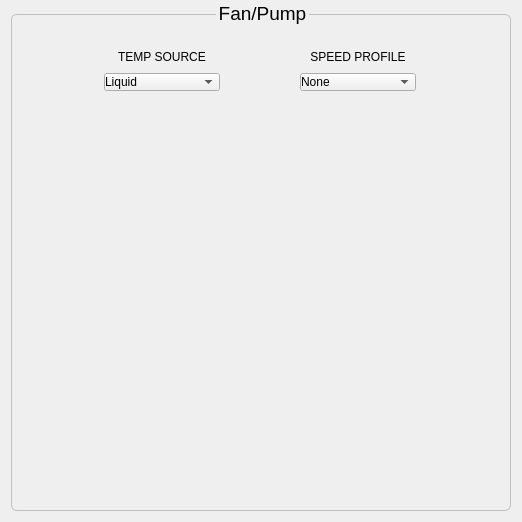
<?xml version="1.0" encoding="UTF-8"?>
<ui version="4.0">
 <class>SpeedControl</class>
 <widget class="QWidget" name="SpeedControl">
  <property name="geometry">
   <rect>
    <x>0</x>
    <y>0</y>
    <width>522</width>
    <height>522</height>
   </rect>
  </property>
  <property name="sizePolicy">
   <sizepolicy hsizetype="Expanding" vsizetype="Expanding">
    <horstretch>0</horstretch>
    <verstretch>0</verstretch>
   </sizepolicy>
  </property>
  <property name="styleSheet">
   <string notr="true">QGroupBox {
	font-size: 14pt;
    border: 1px solid silver;
    border-radius: 6px;
    margin-top: 14px;
}

</string>
  </property>
  <layout class="QVBoxLayout" name="form_layout">
   <property name="topMargin">
    <number>0</number>
   </property>
   <item>
    <widget class="QGroupBox" name="speed_control_box">
     <property name="title">
      <string>Fan/Pump</string>
     </property>
     <property name="alignment">
      <set>Qt::AlignCenter</set>
     </property>
     <property name="checked">
      <bool>false</bool>
     </property>
     <layout class="QVBoxLayout" name="box_layout">
      <item>
       <widget class="QWidget" name="content_widget" native="true">
        <layout class="QVBoxLayout" name="content_layout">
         <item>
          <layout class="QHBoxLayout" name="control_layout">
           <item>
            <layout class="QVBoxLayout" name="temp_layout">
             <item>
              <widget class="QLabel" name="temp_label">
               <property name="sizePolicy">
                <sizepolicy hsizetype="Preferred" vsizetype="Fixed">
                 <horstretch>0</horstretch>
                 <verstretch>0</verstretch>
                </sizepolicy>
               </property>
               <property name="styleSheet">
                <string notr="true">margin-top:14px;</string>
               </property>
               <property name="text">
                <string>TEMP SOURCE</string>
               </property>
               <property name="alignment">
                <set>Qt::AlignBottom|Qt::AlignHCenter</set>
               </property>
              </widget>
             </item>
             <item>
              <widget class="QComboBox" name="temp_combo_box">
               <property name="sizePolicy">
                <sizepolicy hsizetype="Fixed" vsizetype="Fixed">
                 <horstretch>0</horstretch>
                 <verstretch>0</verstretch>
                </sizepolicy>
               </property>
               <property name="styleSheet">
                <string notr="true">margin-bottom: 14px;</string>
               </property>
               <property name="minimumContentsLength">
                <number>12</number>
               </property>
               <item>
                <property name="text">
                 <string>Liquid</string>
                </property>
               </item>
               <item>
                <property name="text">
                 <string>CPU</string>
                </property>
               </item>
               <item>
                <property name="text">
                 <string>GPU</string>
                </property>
               </item>
              </widget>
             </item>
            </layout>
           </item>
           <item>
            <layout class="QVBoxLayout" name="profile_layout">
             <item>
              <widget class="QLabel" name="profile_label">
               <property name="sizePolicy">
                <sizepolicy hsizetype="Preferred" vsizetype="Fixed">
                 <horstretch>0</horstretch>
                 <verstretch>0</verstretch>
                </sizepolicy>
               </property>
               <property name="styleSheet">
                <string notr="true">margin-top: 14px;</string>
               </property>
               <property name="text">
                <string>SPEED PROFILE</string>
               </property>
               <property name="alignment">
                <set>Qt::AlignBottom|Qt::AlignHCenter</set>
               </property>
              </widget>
             </item>
             <item>
              <widget class="QComboBox" name="profile_combo_box">
               <property name="sizePolicy">
                <sizepolicy hsizetype="Fixed" vsizetype="Fixed">
                 <horstretch>0</horstretch>
                 <verstretch>0</verstretch>
                </sizepolicy>
               </property>
               <property name="styleSheet">
                <string notr="true">margin-bottom:14px;</string>
               </property>
               <property name="minimumContentsLength">
                <number>12</number>
               </property>
               <item>
                <property name="text">
                 <string>None</string>
                </property>
               </item>
               <item>
                <property name="text">
                 <string>Fixed</string>
                </property>
               </item>
               <item>
                <property name="text">
                 <string>Custom</string>
                </property>
               </item>
              </widget>
             </item>
            </layout>
           </item>
          </layout>
         </item>
         <item>
          <widget class="QFrame" name="graph_frame">
           <property name="sizePolicy">
            <sizepolicy hsizetype="Expanding" vsizetype="Expanding">
             <horstretch>0</horstretch>
             <verstretch>0</verstretch>
            </sizepolicy>
           </property>
           <property name="frameShape">
            <enum>QFrame::NoFrame</enum>
           </property>
           <property name="frameShadow">
            <enum>QFrame::Raised</enum>
           </property>
           <layout class="QVBoxLayout" name="graph_layout">
            <property name="spacing">
             <number>5</number>
            </property>
            <property name="leftMargin">
             <number>5</number>
            </property>
            <property name="topMargin">
             <number>5</number>
            </property>
            <property name="rightMargin">
             <number>5</number>
            </property>
            <property name="bottomMargin">
             <number>5</number>
            </property>
           </layout>
          </widget>
         </item>
         <item>
          <layout class="QHBoxLayout" name="button_layout"/>
         </item>
        </layout>
       </widget>
      </item>
     </layout>
    </widget>
   </item>
  </layout>
 </widget>
 <resources/>
 <connections/>
</ui>
